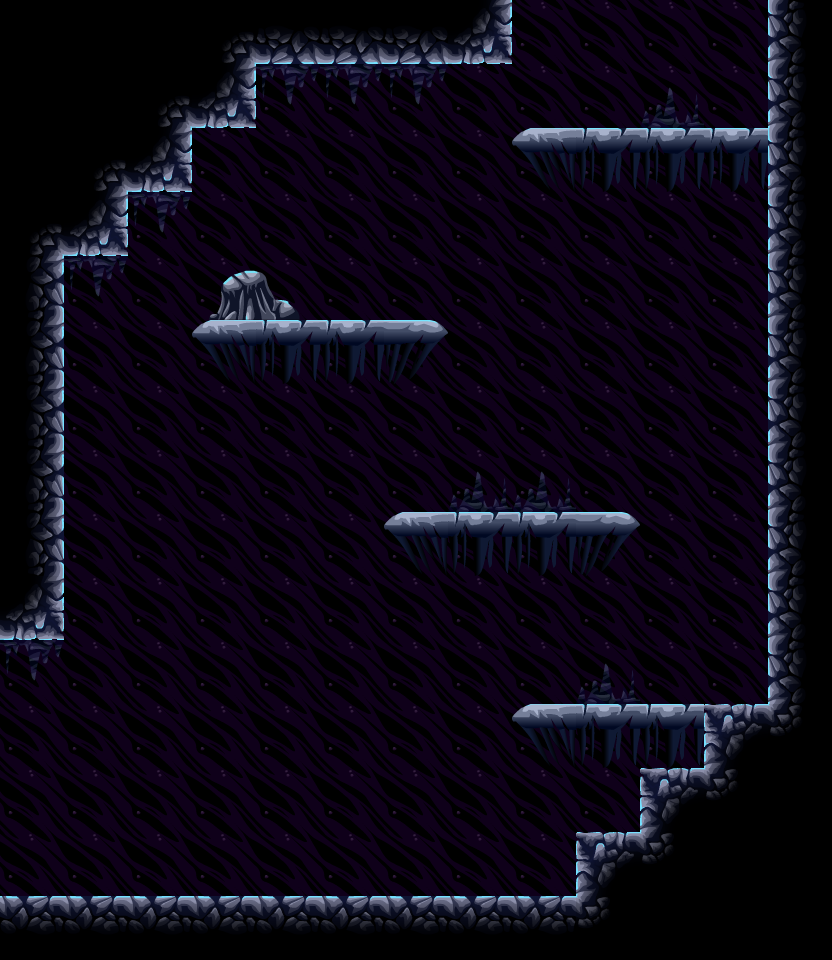

This is a level from a 2D game, rendered from its Tiled map with the project's own tilesets. A one-line summary and the map file follow, with tile-layer data summarised:
An orthogonal 13x15 tile map with 64x64 px tiles, 3 tile layers (Background, bg2, Level) and 6 objects (4x spawner, 2x door).

<map version="1.0" orientation="orthogonal" width="13" height="15" tilewidth="64" tileheight="64">
 <tileset firstgid="1" name="tiles" tilewidth="64" tileheight="64">
  <image source="../../images/tilesets/cave1.png" width="512" height="1024" />
  <terraintypes>
   <terrain name="crossable" tile="13" />
   <terrain name="crossable" tile="14" />
   <terrain name="crossable" tile="15" />
   <terrain name="hurt" tile="16" />
   <terrain name="hurt" tile="19" />
  </terraintypes>
 </tileset>
 <layer name="Background" width="13" height="15">
  <properties>
   <property name="nocollide" value="true" />
   <property name="tileset" value="tiles" />
  </properties>
  <data>[195 cells, 172 non-empty, 1 distinct tile ids]</data>
 </layer>
 <layer name="bg2" width="13" height="15">
  <properties>
   <property name="nocollide" value="true" />
   <property name="tileset" value="tiles" />
  </properties>
  <data>[195 cells, 13 non-empty, 4 distinct tile ids]</data>
 </layer>
 <layer name="Level" width="13" height="15">
  <properties>
   <property name="tileset" value="tiles" />
  </properties>
  <data>[195 cells, 59 non-empty, 11 distinct tile ids]</data>
 </layer>
 <objectgroup name="doors" width="13" height="15">
  <object name="door" type="door" gid="19" x="512" y="64">
   <properties>
    <property name="direction" value="up" />
   </properties>
  </object>
  <object name="door" type="door" gid="19" x="0" y="704">
   <properties>
    <property name="direction" value="left" />
   </properties>
  </object>
 </objectgroup>
 <objectgroup name="spawners" width="13" height="15">
  <object name="spawner" type="spawner" gid="35" x="256" y="448">
   <properties>
    <property name="enemy" value="f" />
   </properties>
  </object>
  <object name="spawner" type="spawner" gid="35" x="448" y="896">
   <properties>
    <property name="enemy" value="w" />
   </properties>
  </object>
  <object name="spawner" type="spawner" gid="35" x="384" y="320">
   <properties>
    <property name="enemy" value="w" />
   </properties>
  </object>
  <object name="spawner" type="spawner" gid="35" x="640" y="704">
   <properties>
    <property name="enemy" value="w" />
   </properties>
  </object>
 </objectgroup>
</map>
